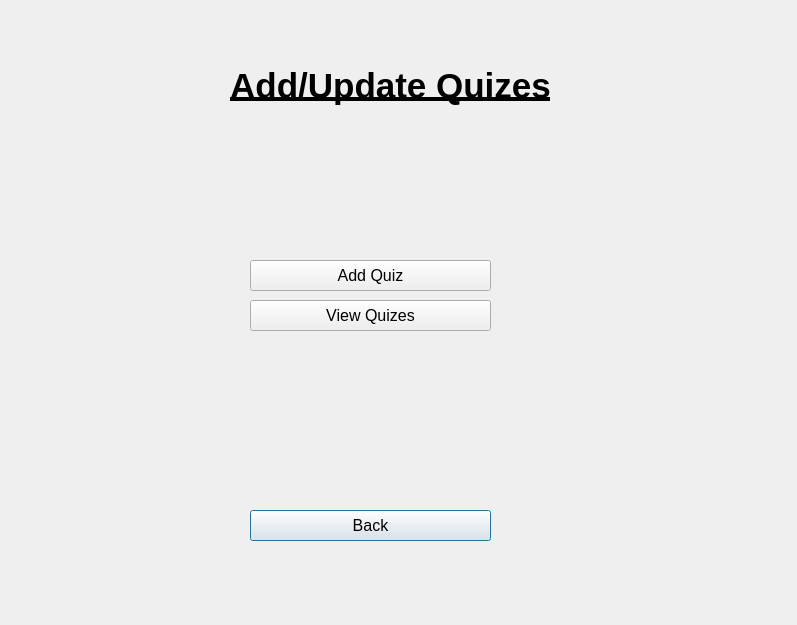
<?xml version="1.0" encoding="UTF-8"?>
<ui version="4.0">
 <class>AddUpdateQuizesModal</class>
 <widget class="QDialog" name="AddUpdateQuizesModal">
  <property name="geometry">
   <rect>
    <x>0</x>
    <y>0</y>
    <width>797</width>
    <height>625</height>
   </rect>
  </property>
  <property name="windowTitle">
   <string>Dialog</string>
  </property>
  <widget class="QPushButton" name="back_button">
   <property name="geometry">
    <rect>
     <x>250</x>
     <y>510</y>
     <width>241</width>
     <height>31</height>
    </rect>
   </property>
   <property name="font">
    <font>
     <pointsize>12</pointsize>
    </font>
   </property>
   <property name="text">
    <string>Back</string>
   </property>
   <property name="icon">
    <iconset theme="go-previous">
     <normaloff>.</normaloff>.</iconset>
   </property>
   <property name="autoRepeat">
    <bool>false</bool>
   </property>
   <property name="autoDefault">
    <bool>true</bool>
   </property>
   <property name="default">
    <bool>false</bool>
   </property>
   <property name="flat">
    <bool>false</bool>
   </property>
  </widget>
  <widget class="QPushButton" name="update_quizes_button">
   <property name="geometry">
    <rect>
     <x>250</x>
     <y>300</y>
     <width>241</width>
     <height>31</height>
    </rect>
   </property>
   <property name="font">
    <font>
     <pointsize>12</pointsize>
    </font>
   </property>
   <property name="text">
    <string>View Quizes</string>
   </property>
   <property name="icon">
    <iconset theme="document-open">
     <normaloff>.</normaloff>.</iconset>
   </property>
   <property name="autoRepeat">
    <bool>false</bool>
   </property>
   <property name="autoDefault">
    <bool>true</bool>
   </property>
   <property name="default">
    <bool>false</bool>
   </property>
   <property name="flat">
    <bool>false</bool>
   </property>
  </widget>
  <widget class="QLabel" name="label">
   <property name="geometry">
    <rect>
     <x>210</x>
     <y>40</y>
     <width>361</width>
     <height>91</height>
    </rect>
   </property>
   <property name="font">
    <font>
     <pointsize>26</pointsize>
     <bold>true</bold>
     <underline>true</underline>
     <stylestrategy>PreferDefault</stylestrategy>
     <kerning>false</kerning>
    </font>
   </property>
   <property name="text">
    <string>Add/Update Quizes</string>
   </property>
   <property name="alignment">
    <set>Qt::AlignCenter</set>
   </property>
  </widget>
  <widget class="QPushButton" name="add_quiz_button">
   <property name="geometry">
    <rect>
     <x>250</x>
     <y>260</y>
     <width>241</width>
     <height>31</height>
    </rect>
   </property>
   <property name="font">
    <font>
     <pointsize>12</pointsize>
    </font>
   </property>
   <property name="text">
    <string>Add Quiz</string>
   </property>
   <property name="icon">
    <iconset theme="document-new">
     <normaloff>.</normaloff>.</iconset>
   </property>
   <property name="autoRepeat">
    <bool>false</bool>
   </property>
   <property name="autoDefault">
    <bool>true</bool>
   </property>
   <property name="default">
    <bool>false</bool>
   </property>
   <property name="flat">
    <bool>false</bool>
   </property>
  </widget>
 </widget>
 <resources/>
 <connections/>
</ui>
